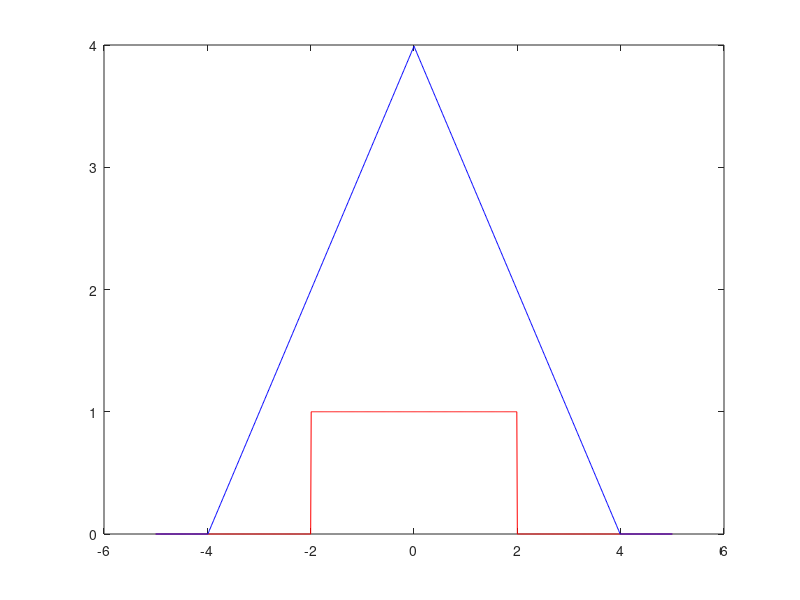

Recreate this plot in MATLAB.
close all; clear; clc; 
%t=<0;10> fs =100
% x prost śr 5 szer 4 amp 2

Fs = 100;
t=0:(1/Fs):10;
x=2*(t>3 & t<7);
xy = conv(x,x,'same')/Fs;
plot(t, x, 'r', t, xy, 'b')

%%
close all; clear; clc; 
Fs = 100;
t=0:(1/Fs):10;
x=2*(1-abs(t-5)/2).*(t>3 & t<7);
plot(t, x)
N=201;
y=ones(1,N)/N;
xy = conv(x,y,'same');
plot(t, x, 'r', t, xy, 'b')

%%
close all; clear; clc; 
Fs = 100;
t=0:(1/Fs):10;
x=2*(1-abs(t-5)/2).*(t>3 & t<7);
plot(t, x)
y=[1 0 -1];
xy = conv(x,y,'same');
plot(t, x, 'r', t, xy, 'b')

%%
close all; clear; clc; 
Fs = 100;
t=0:(1/Fs):10;
t1=(100.*t);

x=(mod(t1,100)==0);
plot(t, x)

odch = 1;  %to od 3 do 1 do 0.4 do 0.1
y=1*exp(-(t-5).*(t-5)/(2*odch*odch));

xy = conv(x,y,'same');
plot(t, x, 'r', t, xy, 'b')

%%
close all; clear; clc; 
Fs = 100;
t=0:(1/Fs):10;
t1=(100.*t);

x=2*(t>3 & t<7);
x=x+0.1*randn(size(x));
N=13;
y=ones(1,N)/N;
xy = conv(x,y,'same');
plot(t, x, 'r', t, xy, 'b')
%%
%zad1

close all; clear; clc; 
%t=<0;10> fs =100
% x prost śr 5 szer 4 amp 2

Fs = 100;
t=-5:(1/Fs):5;
x=(abs(t)<2);
xy = conv(x,x,'same')/Fs;
plot(t, x, 'r', t, xy, 'b')

%%
%zad2

close all; clear; clc; 
x=[-1,0,2,4];
y=[2,0,1];
conv(x,y,'full')
